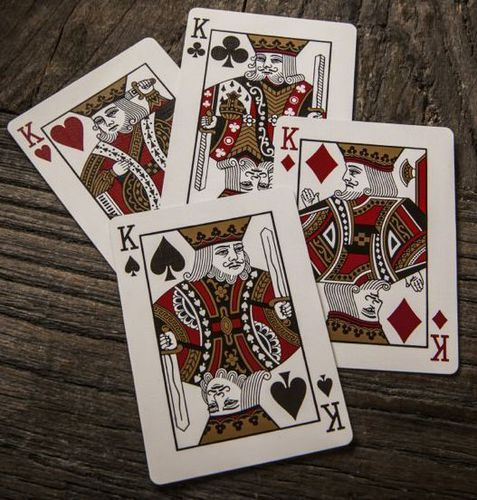
#> input picture 3_hours_course/resources/cards.jpg, 477 x 500 px, given in place of lena.png, which was not available
$ python chapter1.py
#> lines starting #> are read from the running program, lines starting #| are printed output that depends on the picture; after the words box and inside, x2 and y2 are one past the last pixel; in counts of white or black regions, pixels touching at a corner belong together; pictures that were not available may be replaced by others from this repository, and a replacement may not be noted
import cv2
import numpy as np

kernel = np.ones((5,5), np.uint8)
img = cv2.imread("../resources/images/lena.png")
#> img is the input picture: shape (500, 477, 3); mean B, G, R 88.1, 96.6, 109.6

# Basic and important functions
imgGray = cv2.cvtColor(img, cv2.COLOR_BGR2RGB)
imgBlur = cv2.GaussianBlur(img, (7,7), 0) # kernel size (7, 7)
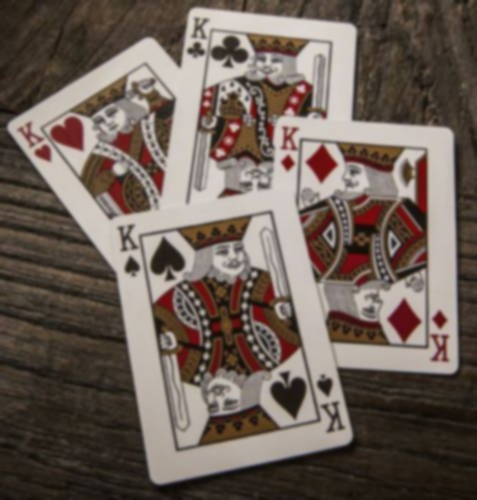
#> imgBlur: shape (500, 477, 3); mean B, G, R 88.1, 96.6, 109.6
imgCanny = cv2.Canny(img, 100, 100)
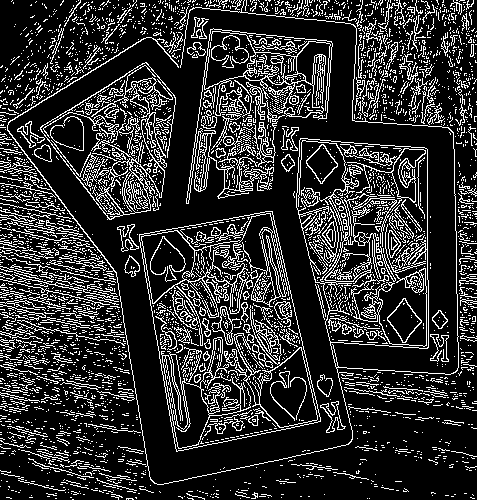
#> imgCanny: shape (500, 477); 18.9% white in thin lines or dots
imgDilation = cv2.dilate(imgCanny, kernel, iterations=1)
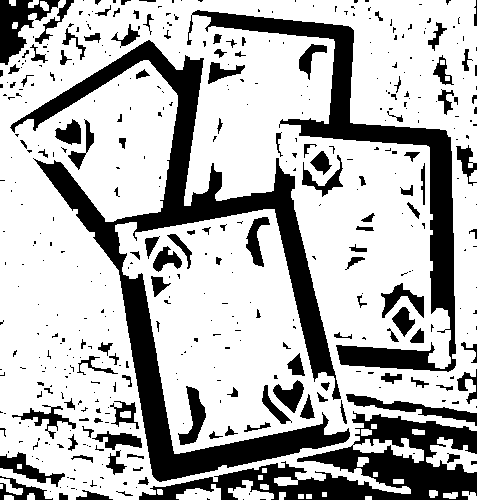
#> imgDilation: shape (500, 477); 71.5% white; 450 black regions (323 under 20 px), largest, box (x1, y1, x2, y2) and area: (10, 40, 350, 482) 24409, (187, 10, 456, 372) 12324, (139, 411, 477, 500) 10945
imgEroded = cv2.erode(imgDilation, kernel, iterations=1)
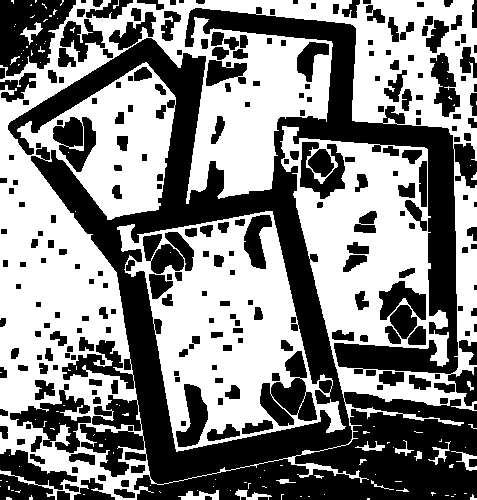
#> imgEroded: shape (500, 477); 52.2% white; 253 black regions (6 under 20 px), largest, box (x1, y1, x2, y2) and area: (8, 7, 477, 500) 72351, (0, 0, 76, 76) 3661, (260, 351, 317, 426) 2211

#cv2.imshow("Lena", img)
#cv2.imshow("Lena Gray", imgGray)
#cv2.imshow("Lena Blur", imgBlur)
cv2.imshow("Lena Canny", imgCanny)
cv2.imshow("Lena Dialation", imgDilation)
cv2.imshow("Lena Eroded", imgEroded)

cv2.waitKey(0)


""" Capturar frames de video
#cap = cv2.VideoCapture("resources/rua.mp4")
cap = cv2.VideoCapture(0) # webcam
cap.set(3, 640)
cap.set(4, 480)
cap.set(10, 100)

while True:
    success, frame = cap.read()
    cv2.imshow( "Rua", frame)
    if cv2.waitKey(50) & 0xFF == ord('q'):
        break
"""

$ run again, on 3_hours_course/resources/workplace.jpg
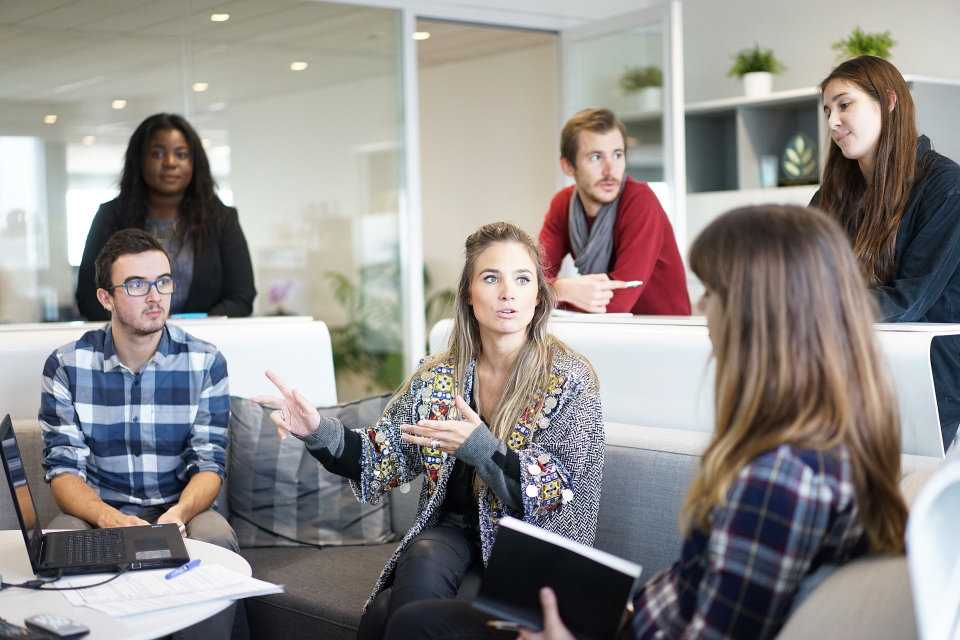
#> input picture 3_hours_course/resources/workplace.jpg, 1920 x 1280 px, given in place of lena.png, which was not available (shown at 1/2 size)
#> img is the input picture: shape (1280, 1920, 3); mean B, G, R 136.9, 139, 142.8
#> `imgCanny = cv2.Canny(img, 100, 100)`:
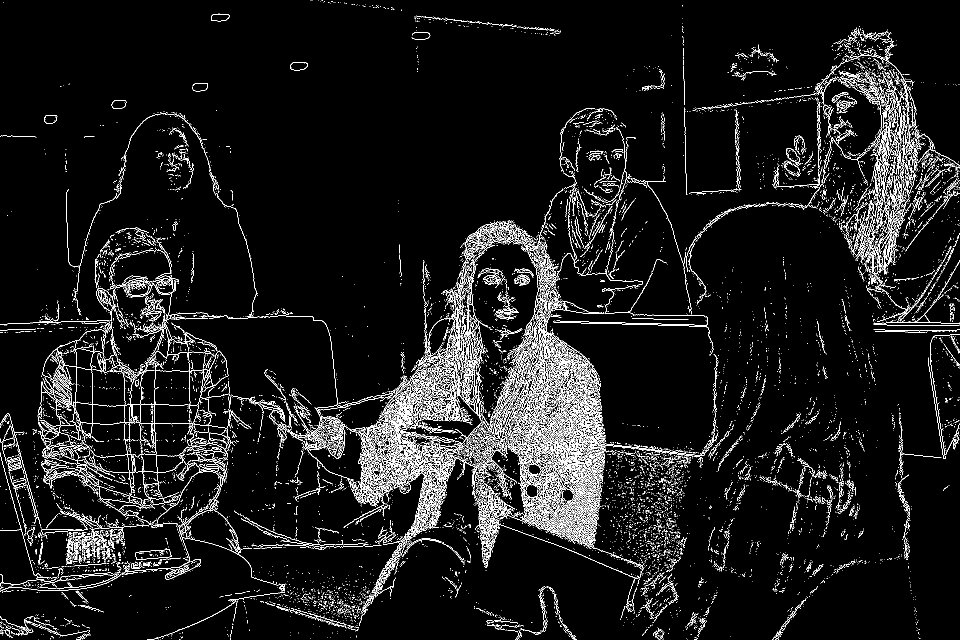
#> imgCanny: shape (1280, 1920) (shown at 1/2 size); 6.2% white in thin lines or dots
#> imgDilation: shape (1280, 1920); 27.4% white; 745 white regions, largest, box (x1, y1, x2, y2) and area: (0, 50, 1920, 1280) 559811, (1787, 666, 1920, 1122) 9782, (1506, 911, 1714, 1076) 9137
#> `imgEroded = cv2.erode(imgDilation, kernel, iterations=1)`:
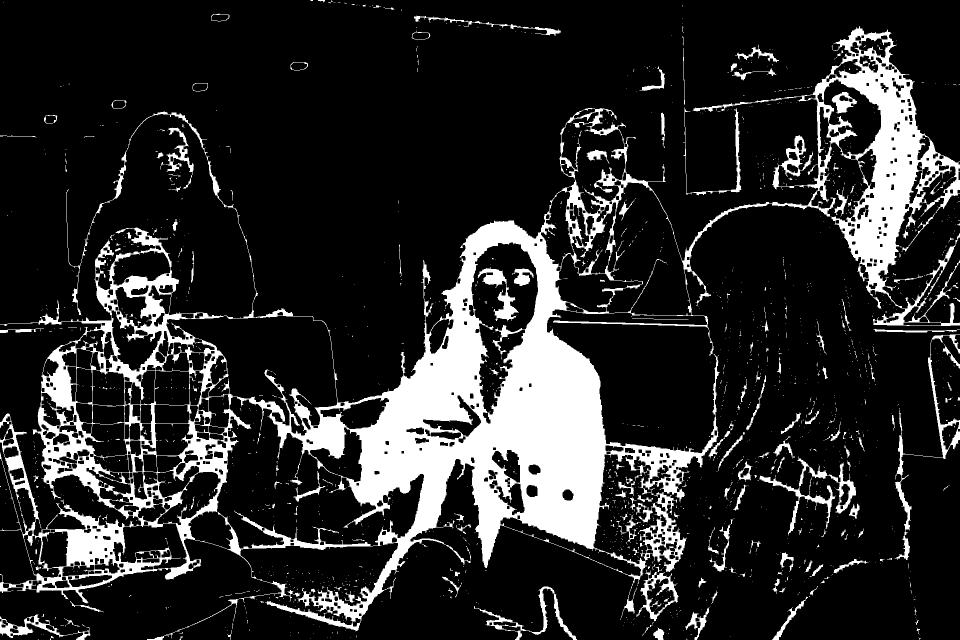
#> imgEroded: shape (1280, 1920) (shown at 1/2 size); 16.5% white; 1676 white regions (1482 under 20 px), largest, box (x1, y1, x2, y2) and area: (0, 52, 1920, 1280) 355191, (1789, 668, 1920, 1120) 4455, (1519, 913, 1712, 1071) 4280
